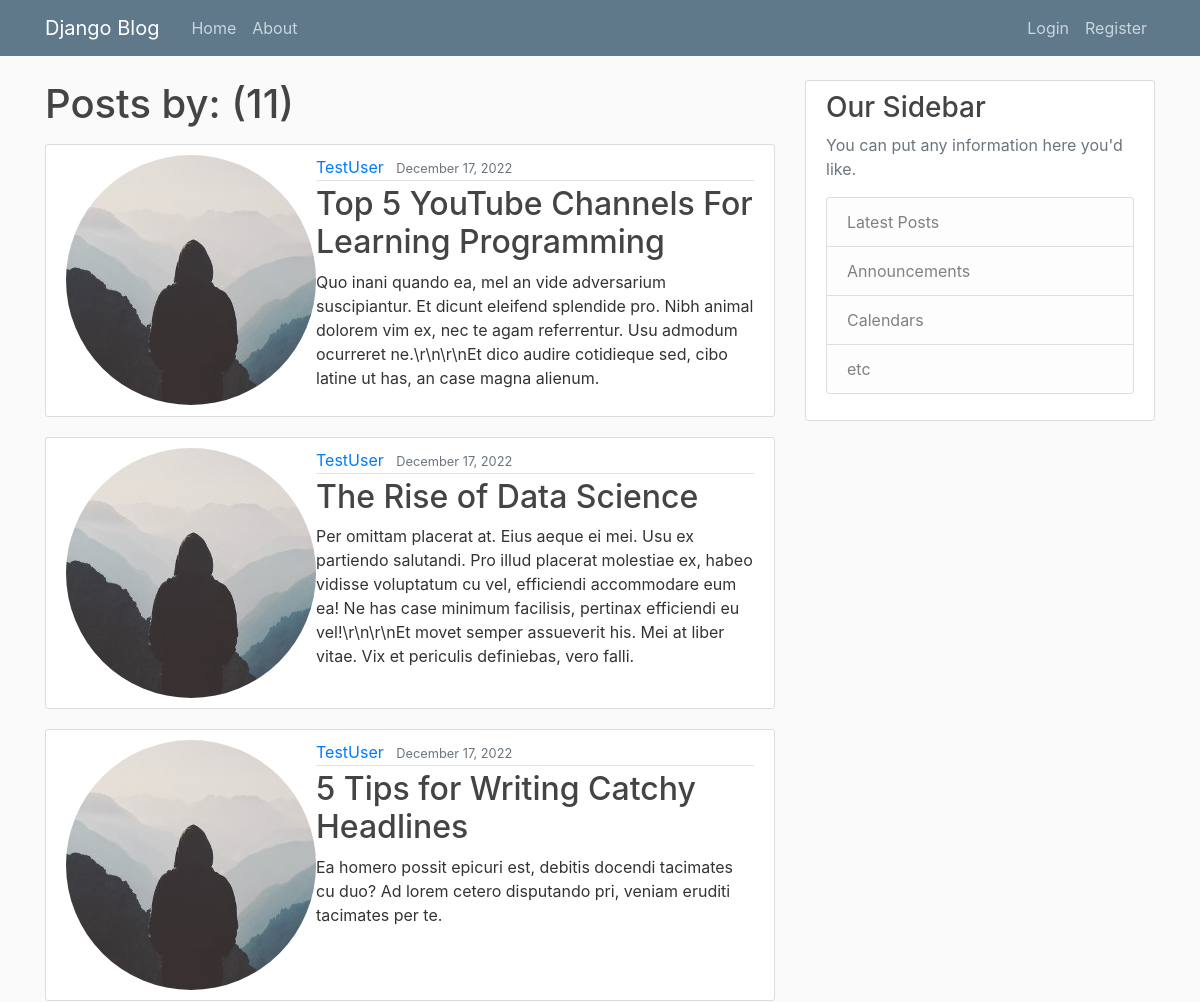
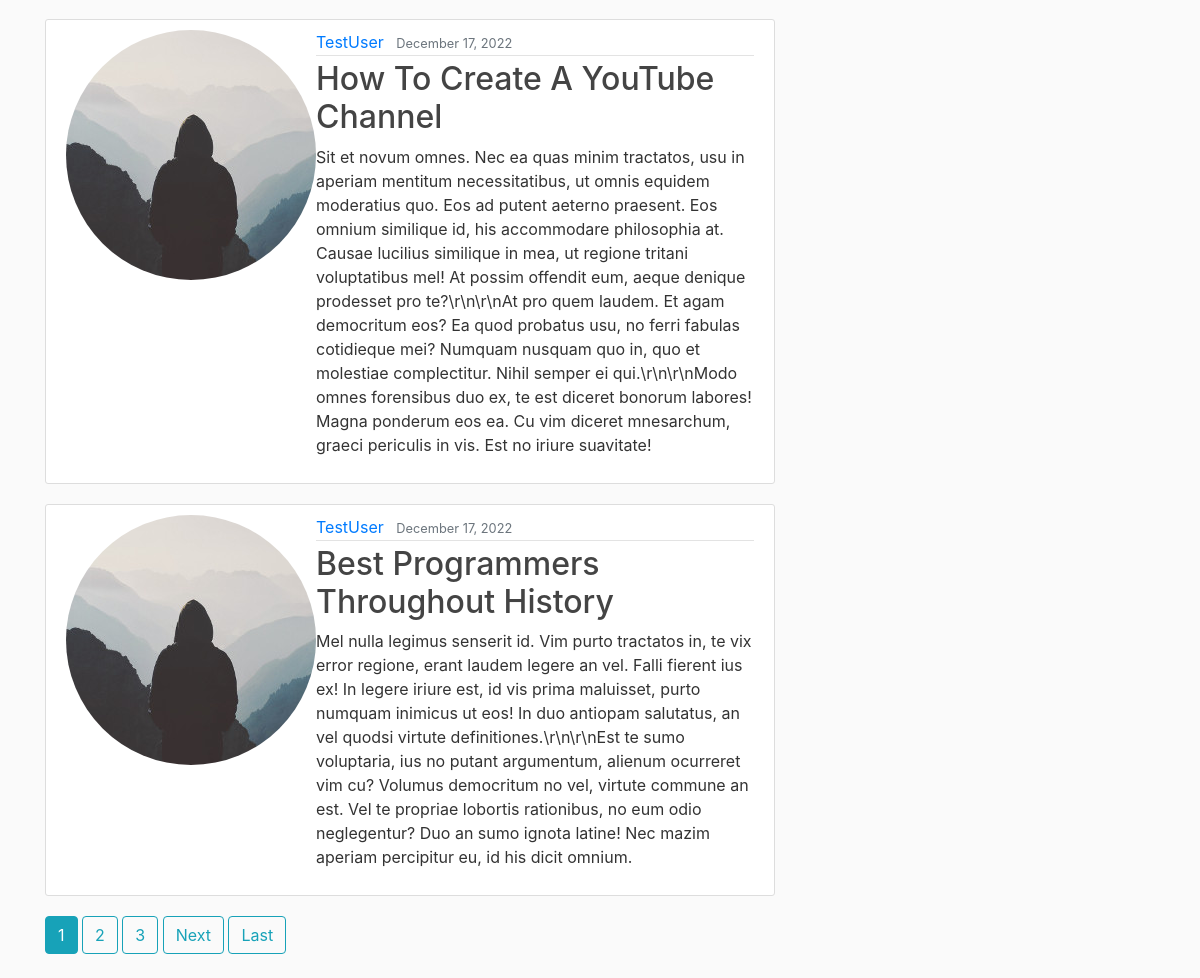
Page /user/TestUser/ on the committed database (2 pictures, top to bottom).
### blog/models.py (models this page shows, shortened)
class Post(models.Model):
    title = models.CharField(max_length=100)
    content = models.TextField()
    date_posted = models.DateTimeField(default=timezone.now)
    author = models.ForeignKey(User, on_delete=models.CASCADE)

### users/models.py (models this page shows, shortened)
class Profile(models.Model):
    user = models.OneToOneField(User, on_delete=models.CASCADE)
    image = models.ImageField(default='default.jpg', upload_to='profile_pics')

### blog/views.py (the view)
# urls.py: path('user/<str:username>/', UserPostListView.as_view(), name = 'user-posts'),
class UserPostListView(ListView):
    model = Post
    template_name = 'blog/user_posts.html'
    context_object_name = 'posts'
    paginate_by = 5
    def get_queryset(self):
        user = get_object_or_404(User, username=self.kwargs.get('username'))
        return Post.objects.filter(author=user).order_by('-date_posted')

### blog/templates/blog/user_posts.html (shortened to what this page needs)
{% extends "blog/base.html" %}
{% block content %}
    <h1 class="mb-3">Posts by: {{ views.kwargs.username }} ({{ page_obj.paginator.count }}) </h1>
    {% for post in posts %}
        <article class="media content-section">
          <img class = "rounded-circle article-image" src="{{ post.author.profile.image.url }}" >
          <div class="media-body">
            <div class="article-metadata">
              <a class="mr-2" href="{% url 'user-posts' post.author.username %}">{{ post.author }}</a>
              <small class="text-muted">{{ post.date_posted|date:"F d, Y" }}</small>
            </div>
            <h2><a class="article-title" href="{% url 'post-detail' post.id %}">{{ post.title }}</a></h2>
            <p class="article-content">{{ post.content }}</p>
          </div>
        </article>
    {% endfor %}
    {% if is_paginated %}
      {% for num in page_obj.paginator.page_range %}
        {% if page_obj.number == num %}
          <a class="btn btn-info mb-4" href="?page={{ num }}">{{ num }}</a>
        {% elif num > page_obj.number|add:'-3' and num < page_obj.number|add:'3' %}
          <a class="btn btn-outline-info mb-4" href="?page={{ num }}">{{ num }}</a>
        {% endif %}
      {% endfor %}
      {% if page_obj.has_next %}
        <a class="btn btn-outline-info mb-4" href="?page={{ page_obj.next_page_number }}">Next</a>
        <a class="btn btn-outline-info mb-4" href="?page={{ page_obj.paginator.num_pages }}">Last</a>
      {% endif %}
    {% endif %}
{% endblock content %}

### blog/static/blog/main.css (style rules this page uses)
body { background: #fafafa; color: #333333; margin-top: 5rem; }
h1, h2, h3, h4, h5, h6 { color: #444444; }
.content-section { background: #ffffff; padding: 10px 20px; border: 1px solid #dddddd; border-radius: 3px; margin-bottom: 20px; }
.article-title { color: #444444; }
.article-content { white-space: pre-line; }
.article-metadata { padding-bottom: 1px; margin-bottom: 4px; border-bottom: 1px solid #e3e3e3 }

### rows in the picture
Post: author.profile.image (placeholder picture), author "TestUser", date_posted "December 17, 2022", title "Top 5 YouTube Channels For Learning Programming", content "Quo inani quando ea, mel an vide adversarium suscipiantur. Et dicunt eleifend splendide pro. Nibh animal dolorem vim ex, nec te agam referrentur. Usu admodum ocurreret ne.\\r\\n\\r\\nEt dico audire cotidieque sed, cibo latine ut has, an case magna alienum."
Post: author.profile.image (placeholder picture), author "TestUser", date_posted "December 17, 2022", title "The Rise of Data Science", content "Per omittam placerat at. Eius aeque ei mei. Usu ex partiendo salutandi. Pro illud placerat molestiae ex, habeo vidisse voluptatum cu vel, efficiendi accommodare eum ea! Ne has case minimum facilisis, pertinax efficiendi eu vel!\\r\\n\\r\\nEt movet semper assueverit his. Mei at liber vitae. Vix et periculis definiebas, vero falli."
Post: author.profile.image (placeholder picture), author "TestUser", date_posted "December 17, 2022", title "5 Tips for Writing Catchy Headlines", content "Ea homero possit epicuri est, debitis docendi tacimates cu duo? Ad lorem cetero disputando pri, veniam eruditi tacimates per te."
Post: author.profile.image (placeholder picture), author "TestUser", date_posted "December 17, 2022", title "How To Create A YouTube Channel", content "Sit et novum omnes. Nec ea quas minim tractatos, usu in aperiam mentitum necessitatibus, ut omnis equidem moderatius quo. Eos ad putent aeterno praesent. Eos omnium similique id, his accommodare philosophia at. Causae lucilius similique in mea, ut regione tritani voluptatibus mel! At possim offendit eum, aeque denique prodesset pro te?\\r\\n\\r\\nAt pro quem laudem. Et agam democritum eos? Ea quod probatus usu, no ferri fabulas cotidieque mei? Numquam nusquam quo in, quo et molestiae complectitur. Nihil semper ei qui.\\r\\n\\r\\nModo omnes forensibus duo ex, te est diceret bonorum labores! Magna ponderum eos ea. Cu vim diceret mnesarchum, graeci periculis in vis. Est no iriure suavitate!"
Post: author.profile.image (placeholder picture), author "TestUser", date_posted "December 17, 2022", title "Best Programmers Throughout History", content "Mel nulla legimus senserit id. Vim purto tractatos in, te vix error regione, erant laudem legere an vel. Falli fierent ius ex! In legere iriure est, id vis prima maluisset, purto numquam inimicus ut eos! In duo antiopam salutatus, an vel quodsi virtute definitiones.\\r\\n\\r\\nEst te sumo voluptaria, ius no putant argumentum, alienum ocurreret vim cu? Volumus democritum no vel, virtute commune an est. Vel te propriae lobortis rationibus, no eum odio neglegentur? Duo an sumo ignota latine! Nec mazim aperiam percipitur eu, id his dicit omnium."

### other values in the picture
{{ page_obj.paginator.count }} "11"
{{ num }} "1"
{{ num }} "2" "3"
